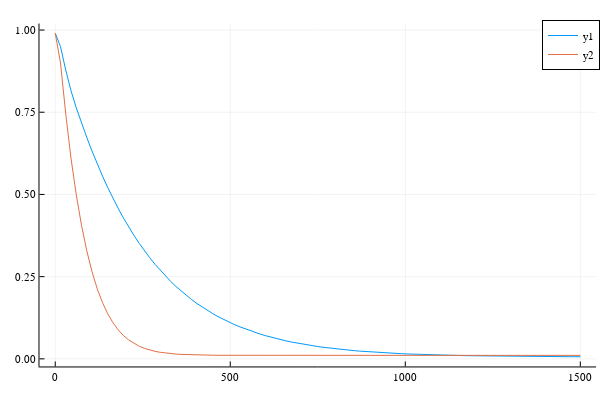

The code cell stored with this chart in its notebook:
### Code cell
#####测试对比使用
function plotme()
#     de=-0.85
#     ome=0.5142359
    num=100
    t=1500
#     state=instate
#     x=[real(tr(n*vec2dm(state)))]
#     norm=[real(tr(kron([1 0;0 0],eye(dim))*vec2dm(state))+tr(kron([0 0;0 1],eye(dim))*vec2dm(state)))]
#     for i in 1:num
#         state= exp(t/num*sideband_Lindbladian_vec(ome,de))*state
#         append!(x,real(tr(n*vec2dm(state))))  
#         append!(norm,real(tr(kron([1 0;0 0],eye(dim))*vec2dm(state))+tr(kron([0 0;0 1],eye(dim))*vec2dm(state))))
#     end
#     plot(0:t/num:t,x)
#     plot!(norm)
    
    plot(0:t/num:t,side_band_cooling_b(dim,-1,1,0.1,0.3334303,0.1,t)["n[2]"],ytick=0:0.2:1)
    plot!(0:t/num:t,side_band_cooling_b(dim,-0.845,1,0.1,0.545147,0.1,t)["n[2]"])
end
evo1=DataFrame(t=0:15:1500,evo=side_band_cooling_b(dim,-1,1,0.1,0.3334303,0.1,1500)["n[2]"]);CSV.write("250_-1.csv", evo1);
evo2=DataFrame(t=0:15:1500,evo=side_band_cooling_b(dim,-0.845,1,0.1,0.545147,0.1,1500)["n[2]"]);CSV.write("250_-0.845.csv", evo2);
readevo1=CSV.read("250_-1.csv", DataFrame);
readevo2=CSV.read("250_-0.845.csv", DataFrame);
plot(readevo1.t,readevo1.evo)
plot!(readevo2.t,readevo2.evo)

### Figure 1 — Plotly figure (JSON) as saved in the notebook; plotly's stock layout.template omitted (floating-point values rounded to 4 significant figures)
{"data": [{"colorbar": {"title": ""}, "legendgroup": "y1", "line": {"color": "rgba(0, 154, 250, 1.000)", "dash": "solid", "shape": "linear", "width": 1}, "mode": "lines", "name": "y1", "showlegend": true, "type": "scatter", "x": [0, 15, 30, 45, 60, 75, 90, 105, 120, 135, 150, 165, 180, 195, 210, 225, 240, 255, 270, 285, 300, 315, 330, 345, 360, 375, 390, 405, 420, 435, 450, 465, 480, 495, 510, 525, 540, 555, 570, 585, 600, 615, 630, 645, 660, 675, 690, 705, 720, 735, 750, 765, 780, 795, 810, 825, 840, 855, 870, 885, 900, 915, 930, 945, 960, 975, 990, 1005, 1020, 1035, 1050, 1065, 1080, 1095, 1110, 1125, 1140, 1155, 1170, 1185, 1200, 1215, 1230, 1245, 1260, 1275, 1290, 1305, 1320, 1335, 1350, 1365, 1380, 1395, 1410, 1425, 1440, 1455, 1470, 1485, 1500], "xaxis": "x", "y": [0.9902, 0.9497, 0.8783, 0.8154, 0.7637, 0.7173, 0.6736, 0.632, 0.5927, 0.5556, 0.5207, 0.4879, 0.457, 0.428, 0.4008, 0.3751, 0.3511, 0.3286, 0.3074, 0.2876, 0.269, 0.2516, 0.2353, 0.22, 0.2057, 0.1923, 0.1798, 0.1681, 0.1572, 0.1469, 0.1374, 0.1285, 0.1201, 0.1124, 0.1051, 0.09833, 0.09199, 0.08608, 0.08058, 0.07543, 0.07065, 0.06618, 0.06201, 0.05813, 0.0545, 0.05113, 0.04799, 0.04506, 0.04234, 0.03979, 0.03742, 0.03522, 0.03316, 0.03125, 0.02946, 0.0278, 0.02626, 0.02482, 0.02348, 0.02223, 0.02107, 0.01999, 0.01898, 0.01805, 0.01718, 0.01636, 0.01561, 0.01491, 0.01425, 0.01365, 0.01308, 0.01255, 0.01206, 0.01161, 0.01118, 0.01079, 0.01042, 0.01008, 0.00976, 0.009466, 0.00919, 0.008933, 0.008696, 0.008473, 0.008267, 0.008076, 0.007896, 0.007731, 0.007576, 0.007432, 0.0073, 0.007174, 0.007059, 0.006952, 0.006851, 0.006759, 0.006671, 0.006591, 0.006516, 0.006446, 0.006381], "yaxis": "y", "zmax": null, "zmin": null}, {"colorbar": {"title": ""}, "legendgroup": "y2", "line": {"color": "rgba(227, 111, 71, 1.000)", "dash": "solid", "shape": "linear", "width": 1}, "mode": "lines", "name": "y2", "showlegend": true, "type": "scatter", "x": [0, 15, 30, 45, 60, 75, 90, 105, 120, 135, 150, 165, 180, 195, 210, 225, 240, 255, 270, 285, 300, 315, 330, 345, 360, 375, 390, 405, 420, 435, 450, 465, 480, 495, 510, 525, 540, 555, 570, 585, 600, 615, 630, 645, 660, 675, 690, 705, 720, 735, 750, 765, 780, 795, 810, 825, 840, 855, 870, 885, 900, 915, 930, 945, 960, 975, 990, 1005, 1020, 1035, 1050, 1065, 1080, 1095, 1110, 1125, 1140, 1155, 1170, 1185, 1200, 1215, 1230, 1245, 1260, 1275, 1290, 1305, 1320, 1335, 1350, 1365, 1380, 1395, 1410, 1425, 1440, 1455, 1470, 1485, 1500], "xaxis": "x", "y": [0.9902, 0.8999, 0.7449, 0.6102, 0.4995, 0.4061, 0.3289, 0.2651, 0.213, 0.171, 0.1368, 0.1097, 0.08801, 0.07077, 0.05725, 0.04656, 0.03823, 0.03176, 0.02671, 0.02285, 0.01986, 0.01757, 0.01584, 0.01452, 0.01352, 0.01277, 0.0122, 0.01179, 0.01147, 0.01124, 0.01107, 0.01094, 0.01085, 0.01078, 0.01073, 0.01069, 0.01066, 0.01064, 0.01063, 0.01062, 0.01061, 0.01061, 0.0106, 0.0106, 0.0106, 0.0106, 0.0106, 0.0106, 0.0106, 0.0106, 0.0106, 0.0106, 0.0106, 0.0106, 0.0106, 0.0106, 0.0106, 0.0106, 0.0106, 0.0106, 0.0106, 0.0106, 0.0106, 0.0106, 0.0106, 0.0106, 0.0106, 0.0106, 0.0106, 0.0106, 0.0106, 0.0106, 0.0106, 0.0106, 0.0106, 0.0106, 0.0106, 0.0106, 0.0106, 0.0106, 0.0106, 0.0106, 0.0106, 0.0106, 0.0106, 0.0106, 0.0106, 0.0106, 0.0106, 0.0106, 0.0106, 0.0106, 0.0106, 0.0106, 0.0106, 0.0106, 0.0106, 0.0106, 0.0106, 0.0106, 0.0106], "yaxis": "y", "zmax": null, "zmin": null}], "layout": {"annotations": [], "height": 400, "legend": {"bgcolor": "rgba(255, 255, 255, 1.000)", "bordercolor": "rgba(0, 0, 0, 1.000)", "borderwidth": 1, "font": {"color": "rgba(0, 0, 0, 1.000)", "family": "sans-serif", "size": 11}, "title": {"font": {"color": "rgba(0, 0, 0, 1.000)", "family": "sans-serif", "size": 15}, "text": ""}, "tracegroupgap": 0, "traceorder": "normal", "x": 1, "xanchor": "auto", "y": 1, "yanchor": "auto"}, "margin": {"b": 20, "l": 0, "r": 0, "t": 20}, "paper_bgcolor": "rgba(255, 255, 255, 1.000)", "plot_bgcolor": "rgba(255, 255, 255, 1.000)", "showlegend": true, "width": 600, "xaxis": {"anchor": "y", "domain": [0.06582, 0.9934], "gridcolor": "rgba(0, 0, 0, 0.100)", "gridwidth": 0.5, "linecolor": "rgba(0, 0, 0, 1.000)", "mirror": false, "range": [-45, 1545], "showgrid": true, "showline": true, "showticklabels": true, "tickangle": 0, "tickcolor": "rgb(0, 0, 0)", "tickfont": {"color": "rgba(0, 0, 0, 1.000)", "family": "sans-serif", "size": 11}, "tickmode": "array", "ticks": "inside", "ticktext": ["0", "500", "1000", "1500"], "tickvals": [0, 500, 1000, 1500], "title": "", "titlefont": {"color": "rgba(0, 0, 0, 1.000)", "family": "sans-serif", "size": 15}, "type": "-", "visible": true, "zeroline": false, "zerolinecolor": "rgba(0, 0, 0, 1.000)"}, "yaxis": {"anchor": "x", "domain": [0.03762, 0.9902], "gridcolor": "rgba(0, 0, 0, 0.100)", "gridwidth": 0.5, "linecolor": "rgba(0, 0, 0, 1.000)", "mirror": false, "range": [-0.02313, 1.02], "showgrid": true, "showline": true, "showticklabels": true, "tickangle": 0, "tickcolor": "rgb(0, 0, 0)", "tickfont": {"color": "rgba(0, 0, 0, 1.000)", "family": "sans-serif", "size": 11}, "tickmode": "array", "ticks": "inside", "ticktext": ["0.00", "0.25", "0.50", "0.75", "1.00"], "tickvals": [0, 0.25, 0.5, 0.75, 1], "title": "", "titlefont": {"color": "rgba(0, 0, 0, 1.000)", "family": "sans-serif", "size": 15}, "type": "-", "visible": true, "zeroline": false, "zerolinecolor": "rgba(0, 0, 0, 1.000)"}}}
